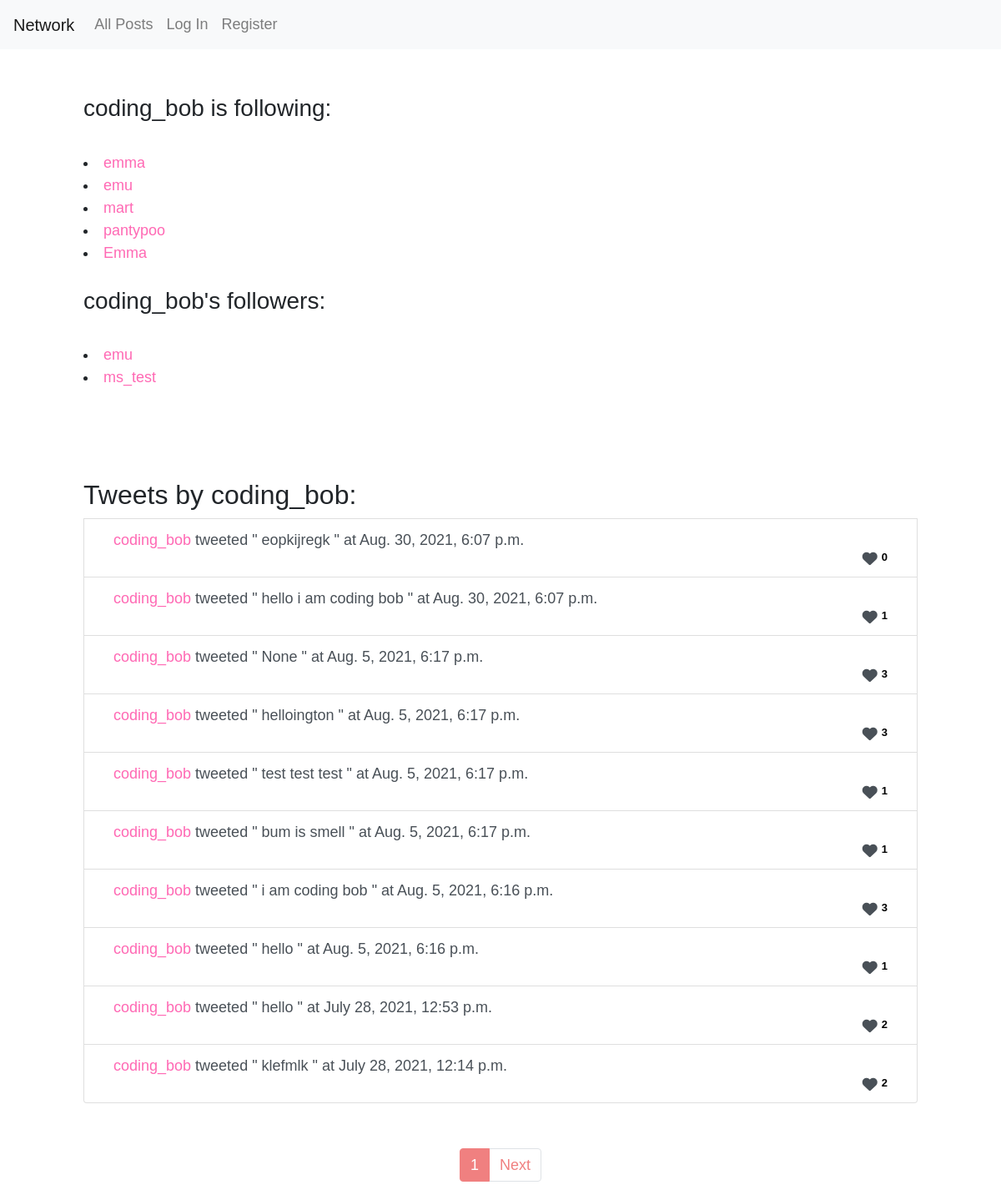
/profile/5, run on the app's committed database.
### network/models.py (models this page shows, shortened)
class User(AbstractUser):
    pass

class Post(models.Model):
    user = models.ForeignKey(User, on_delete=models.CASCADE, default=0)
    user_name = models.CharField(max_length=25, default="string", null=True, blank=True)
    post = models.CharField(max_length=1440, default='', null=True, blank=True)
    time_added = models.DateTimeField(max_length=64, default=datetime.now(timezone.utc))
    likes = models.IntegerField(default="0")

### network/views.py (the view)
# urls.py: path("profile/<int:id>", views.load_profile, name="load_profile"),
def load_profile(request, id):
    form = EditForm()
    profileposts = Post.objects.filter(user=id).order_by('-time_added')
    for post in profileposts:
        post.likes = Like.objects.filter(post=post).count()
        post.save()
    valus = profileposts.values_list('id', 'user', 'user_name', 'post', 'time_added', 'likes') #displays all the informatin about the above posts
    user1 = User.objects.filter(id=id)
    user_1 = user1.values_list('id', 'username')
    followz = Follow.objects.filter(follower=id) #gets all of the instances of a follow where the follower matches ID passed into function
    follow_values = followz.values_list('followee_id') #processes the ID of the above
    my_list = []
    for i in follow_values: #this loop takes the ID of all users followed by the user whose profile page u are on and prints out ID & username
        fv = User.objects.filter(id=i[0])
        followers = fv.values_list('id', 'username')
        my_list.append(followers)
    fol = Follow.objects.filter(followee=id)
    followed_by = fol.values_list('follower_id')
    followers_list = []
    for i in followed_by:
        fl = User.objects.filter(id=i[0])
        flos = fl.values_list('id', 'username')
        followers_list.append(flos)
    smem = Like.objects.filter(liker=request.user.id)
    smeg = smem.values_list('post')
    liked_posts = []
    for i in smeg:
        liked_posts.append(i[0])
    paginator = Paginator(valus, 10)
    page_number = request.GET.get('page')
    page_obj = paginator.get_page(page_number)
    smoo = Follow.objects.filter(follower=request.user.id, followee=id).exists()
    print("this is valus:", valus)
    print("this is pee peooo page_objs", page_obj)
    return render(request, "network/profilepage.html", {
        "form" : form,
        "valus": valus,
        "user_1": user_1,
        "my_list": my_list,
        "smoo": smoo,
        "followers_list": followers_list,
        "page_obj": page_obj,
        "profileposts" : profileposts,
        "liked_posts": liked_posts
    })

### network/templates/network/profilepage.html (shortened to what this page needs)
{% extends "network/layout.html" %}
{% load static %}
{% block body %}
<div style="padding-left: 100px; padding-right: 100px;"><br><br>
<h3>{{user_1.0.1}} is following:</h3>
<br>
{% for i in my_list %}
 <li><a href="{% url 'load_profile' i.0.0 %}"> {{ i.0.1 }}</a></li>
{% endfor %} <br>
<h3>{{user_1.0.1}}'s followers:</h3> <br>
{% for i in followers_list %}
<li><a href="{% url 'load_profile' i.0.0 %}"> {{ i.0.1 }}</a></li>
{% endfor %}<br><br>
<br><br>
<h2>Tweets by {{user_1.0.1}}:</h2>
{% for i in page_obj %}
<li class="list-group-item list-group-item-action"> <div class="container">
<div id="divvo_{{ i.0 }}"><div class="tweeto_{{ i.0 }}"> <a href="{% url 'load_profile' i.1 %}"> {{ i.2 }} </a>tweeted " {{ i.3 }} " at {{ i.4 }} </div> </div>
{% if user.is_authenticated and i.0 not in liked_posts %}
<i class="fas fa-heart" id="authenticatedheart{{i.0}}"><div class="likes" id="likes{{i.0}}">   {{i.5}}</div> </i>
{% elif i.0 in liked_posts %}
<i class="fas fa-heart" id="authenticatedheart{{i.0}}" style="color:pink;"><div class="likes" id="likes{{i.0}}">   {{i.5}}</div> </i>
{% else %}
<i class="fas fa-heart" id="unauthenticatheart{{i.0}}"><div class="likes" id="likes{{i.0}}">   {{i.5}}</div> </i>
{% endif %}
{% endfor %}
</li></div><br><br>
{% endblock %}

### network/static/network/styles.css (style rules this page uses)
body { font-family: Arial, Helvetica, sans-serif; font-size: large; font-weight: 100 }
.list-group-item { display: flex; flex-direction: row; justify-content: space-between; }
.likes { font-family: Arial, Helvetica, sans-serif; color: black; float:right; font-size: small; text-align: right; margin-left: 5px; }
.fa-heart { float: right; text-align: right; }
.container { position: relative; }
a { color: hotpink; cursor: pointer; cursor: hand; }

### data on the page
User: username "coding_bob"
User: username "emma"
User: username "emu", username "emu"
User: username "mart"
User: username "pantypoo"
User: username "Emma"
User: username "ms_test"
Post: user_name "coding_bob", post "eopkijregk", time_added "Aug. 30, 2021, 6:07 p.m.", likes "0"
Post: user_name "coding_bob", post "hello i am coding bob", time_added "Aug. 30, 2021, 6:07 p.m.", likes "1"
Post: user_name "coding_bob", i "None", time_added "Aug. 5, 2021, 6:17 p.m.", likes "3"
Post: user_name "coding_bob", post "helloington", time_added "Aug. 5, 2021, 6:17 p.m.", likes "3"
Post: user_name "coding_bob", post "test test test", time_added "Aug. 5, 2021, 6:17 p.m.", likes "1"
Post: user_name "coding_bob", post "bum is smell", time_added "Aug. 5, 2021, 6:17 p.m.", likes "1"
Post: user_name "coding_bob", post "i am coding bob", time_added "Aug. 5, 2021, 6:16 p.m.", likes "3"
Post: user_name "coding_bob", post "hello", time_added "Aug. 5, 2021, 6:16 p.m.", likes "1"
Post: user_name "coding_bob", post "hello", time_added "July 28, 2021, 12:53 p.m.", likes "2"
Post: user_name "coding_bob", post "klefmlk", time_added "July 28, 2021, 12:14 p.m.", likes "2"

### other printed values
{{ n }} "1"
